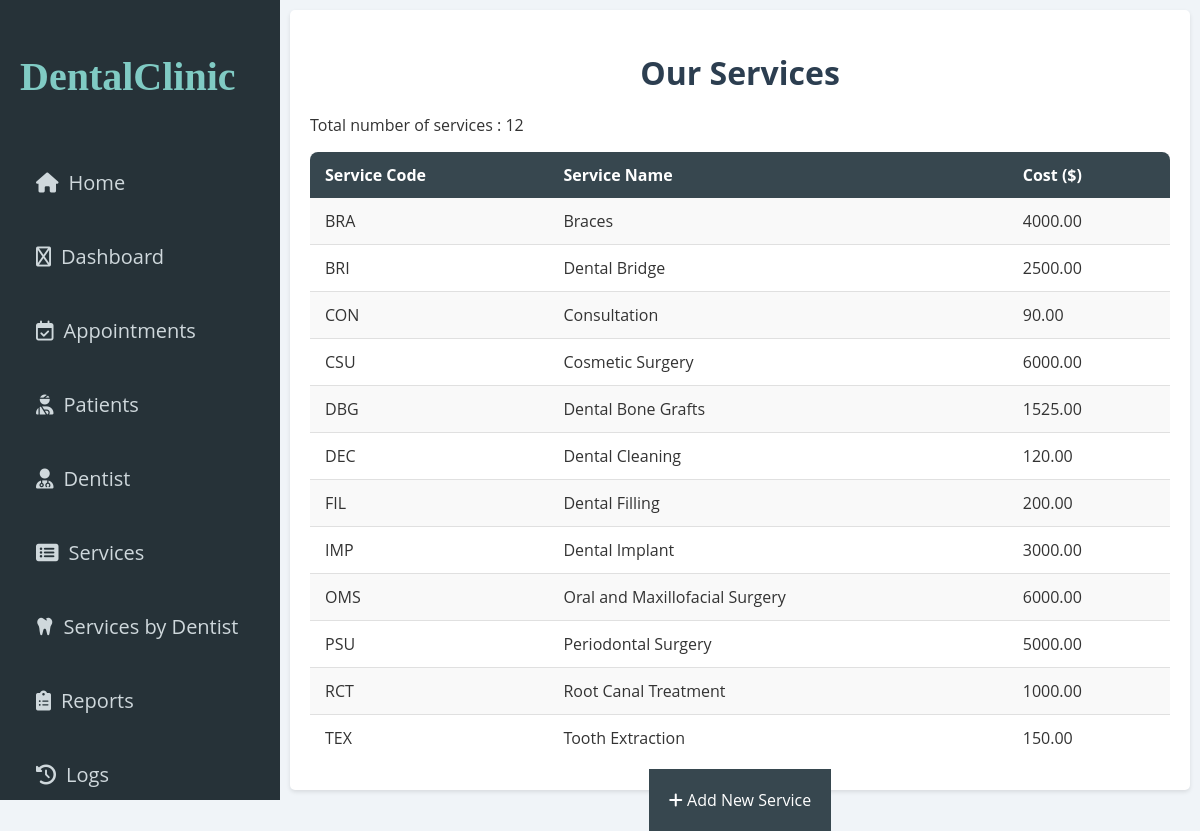
Page /mydental/service.php on the committed database.
### tables this page shows
CREATE TABLE `service` (
  `ServiceCode` char(3) NOT NULL,
  `ServiceName` varchar(30) NOT NULL,
  `Cost` decimal(10,2) NOT NULL
);

### mydental/service.php (the view, shortened to what this page needs)
<!DOCTYPE html>
<html lang="en">
<head>
    <link rel="stylesheet" href="queries.css" />
    <link
      rel="stylesheet"
      href="https://cdnjs.cloudflare.com/ajax/libs/font-awesome/6.0.0/css/all.min.css"
    />
</head>
<body>
    <div class="dashboard">
        <nav class="menu">
        <div class="logo">
          <h2>DentalClinic</h2>
        </div>
        <ul class="menu-list">
          <li>
            <a href="index.php"><i class="fa-solid fa-home"></i> Home</a>
          </li>
          <li>
            <a href="admin.php"><i class="fa-regular fa-gauge"></i> Dashboard</a>
          </li>
          <li>
            <a href="appointment.php"
              ><i class="fa-regular fa-calendar-check"></i>Appointments</a
            >
          </li>
          <li>
            <a href="patient.php"
              ><i class="fa-solid fa-user-injured"></i>Patients</a
            >
          </li>
          <li>
            <a href="dentist.php"><i class="fa-solid fa-user-md"></i>Dentist</a>
          </li>
          <li>
              <a href="service.php"><i class="fa-solid fa-list-alt"></i> Services</a>
          </li>
          <li>
              <a href="service_by_dentist.php"><i class="fa-solid fa-tooth"></i> Services by Dentist</a>
          </li>
          <li>
            <a href="reports.php"
              ><i class="fa fa-clipboard-list"></i></i>Reports</a
            >
          </li>
          <li>
              <a href="log.php"><i class="fa-solid fa-history"></i> Logs</a>
          </li>
        </ul>
      </nav>
        <div class="main-content">
            <h1>Our Services</h1>
            <?php
            $servername = "localhost";
            $username = "root";
            $password = "";
            $database = "dentalclinic";
            $conn = new mysqli($servername, $username, $password, $database);
            $serviceQuery = "SELECT * FROM service";
            $serviceResult = $conn->query($serviceQuery);
            if ($serviceResult->num_rows > 0) {
                echo "<p>Total number of services : $serviceResult->num_rows </p>";
                echo '<div class="table-container">';
                echo '<table>';
                echo '<thead>';
                echo '<tr>';
                echo '<th>Service Code</th>';
                echo '<th>Service Name</th>';
                echo '<th>Cost ($)</th>';
                echo '</tr>';
                echo '</thead>';
                echo '<tbody>';
                while ($row = $serviceResult->fetch_assoc()) {
                    echo '<tr>';
                    echo '<td>' . htmlspecialchars($row["ServiceCode"]) . '</td>';
                    echo '<td>' . htmlspecialchars($row["ServiceName"]) . '</td>';
                    echo '<td>' . htmlspecialchars($row["Cost"]) . '</td>';
                    echo '</tr>';
                }
                echo '</tbody>';
                echo '</table>';
                echo '</div>';
            } else {
                echo "<p>No service records found.</p>";
            }
            ?>
            <div class="button-container">
              <a href="add_service.php" class="button">
                  <i class="fa fa-plus"></i> Add New Service
              </a>
            </div>
        </div>
    </div>
</body>
</html>

### mydental/queries.css (style rules this page uses)
.main-content { flex-grow: 1; padding: 20px; background-color: white; box-shadow: 0 2px 4px rgba(0, 0, 0, 0.1); border-radius: 5px; margin: 10px; }
h1 { text-align: center; margin-bottom: 20px; color: #2c3e50; }
.table-container { height: 80%; overflow-y: auto; overflow-x: hidden; position: relative; }
table { width: 100%; border-collapse: collapse; border-spacing: 0; background-color: white; border-radius: 8px; overflow: hidden; box-shadow: 0 4px 8px rgba(0, 0, 0, 0.1); }
thead { background-color: #37474f; color: white; position: sticky; top: 0; z-index: 1; }
thead th { padding: 12px 15px; text-align: left; font-weight: bold; }
tbody tr:nth-child(odd) { background-color: #f9f9f9; }
tbody td { padding: 12px 15px; border-bottom: 1px solid #e0e0e0; }
tbody tr:last-child td { border-bottom: none; }

### mydental/styles.css (style rules this page uses)
body { font-family: "Open Sans", sans-serif; margin: 0; padding: 0; background-color: #f0f4f8; color: #333; }
.dashboard { display: flex; height: 100vh; }
.menu { width: 240px; background-color: #263238; color: #fff; padding: 20px; }
.logo h2 { color: #80cbc4; font-family: "Lobster", cursive; font-size: 40px; padding-bottom: 20px; }
.menu-list { list-style: none; padding: 0; margin-top: 30px; }
.menu-list li { margin-bottom: 15px; }
.menu a { display: flex; align-items: center; text-decoration: none; color: #cfd8dc; padding: 16px; border-radius: 5px; transition: background-color 0.3s; font-size: 20px; gap: 10px; }
.main-content { flex-grow: 1; padding: 20px; margin: 10px; background-color: white; border-radius: 8px; box-shadow: 0 4px 8px rgba(0, 0, 0, 0.1); }
.button-container { display: flex; justify-content: center; margin-top: 25px; gap: 50px; }
.button-container a { text-decoration: none; color: white; background-color: #37474f; padding: 20px; margin: 0 20px; }
.button { display: inline-block; padding: 10px 20px; }

### rows in the picture
service: ServiceCode "BRA", ServiceName "Braces", Cost "4000.00"
service: ServiceCode "BRI", ServiceName "Dental Bridge", Cost "2500.00"
service: ServiceCode "CON", ServiceName "Consultation", Cost "90.00"
service: ServiceCode "CSU", ServiceName "Cosmetic Surgery", Cost "6000.00"
service: ServiceCode "DBG", ServiceName "Dental Bone Grafts", Cost "1525.00"
service: ServiceCode "DEC", ServiceName "Dental Cleaning", Cost "120.00"
service: ServiceCode "FIL", ServiceName "Dental Filling", Cost "200.00"
service: ServiceCode "IMP", ServiceName "Dental Implant", Cost "3000.00"
service: ServiceCode "OMS", ServiceName "Oral and Maxillofacial Surgery", Cost "6000.00"
service: ServiceCode "PSU", ServiceName "Periodontal Surgery", Cost "5000.00"
service: ServiceCode "RCT", ServiceName "Root Canal Treatment", Cost "1000.00"
service: ServiceCode "TEX", ServiceName "Tooth Extraction", Cost "150.00"

### other values in the picture
$serviceResult->num_rows "12"
